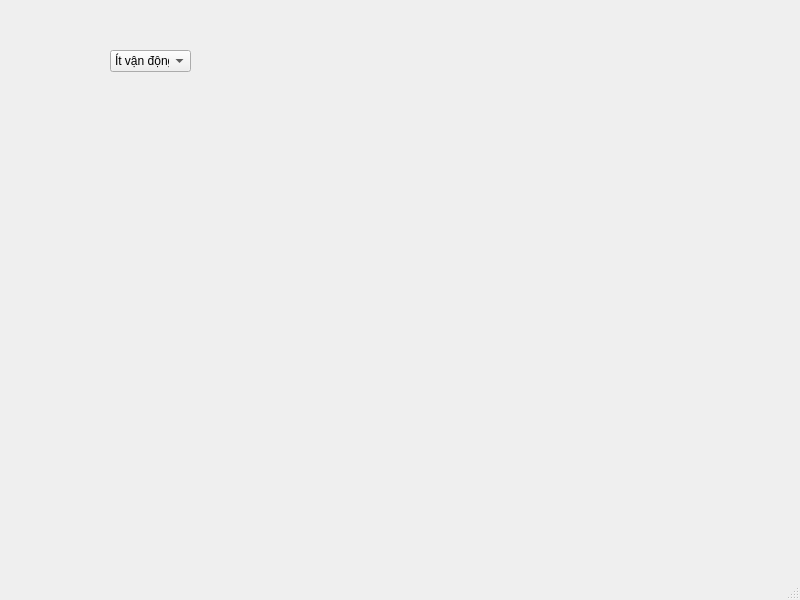
<?xml version="1.0" encoding="UTF-8"?>
<ui version="4.0">
 <class>MainWindow</class>
 <widget class="QMainWindow" name="MainWindow">
  <property name="geometry">
   <rect>
    <x>0</x>
    <y>0</y>
    <width>800</width>
    <height>600</height>
   </rect>
  </property>
  <property name="windowTitle">
   <string>MainWindow</string>
  </property>
  <widget class="QWidget" name="centralwidget">
   <widget class="QComboBox" name="comboBox">
    <property name="geometry">
     <rect>
      <x>110</x>
      <y>50</y>
      <width>81</width>
      <height>22</height>
     </rect>
    </property>
    <item>
     <property name="text">
      <string>Ít vận động</string>
     </property>
    </item>
    <item>
     <property name="text">
      <string>Nhẹ nhàng</string>
     </property>
    </item>
    <item>
     <property name="text">
      <string>Trung bình</string>
     </property>
    </item>
    <item>
     <property name="text">
      <string>Nặng</string>
     </property>
    </item>
    <item>
     <property name="text">
      <string>Rất nặng
</string>
     </property>
    </item>
   </widget>
  </widget>
  <widget class="QMenuBar" name="menubar">
   <property name="geometry">
    <rect>
     <x>0</x>
     <y>0</y>
     <width>800</width>
     <height>18</height>
    </rect>
   </property>
  </widget>
  <widget class="QStatusBar" name="statusbar"/>
 </widget>
 <resources/>
 <connections/>
</ui>
